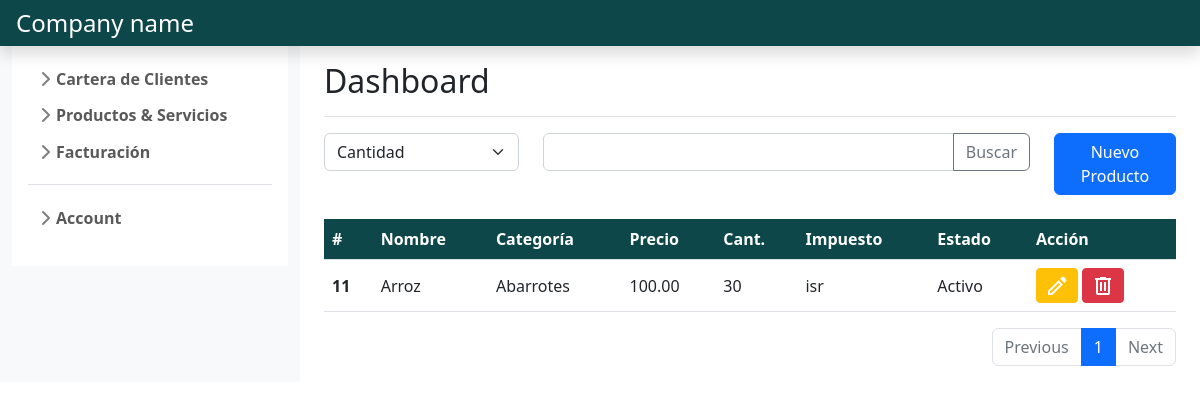
Page /product_and_services/gestion_productos/ (signed in) on the committed database.
### product_services_management/models.py (models this page shows, shortened)
class Producto(models.Model):
    codigo= models.OneToOneField(Item, on_delete=models.CASCADE)
    nombre= models.CharField(max_length=50)
    categoria= models.ForeignKey(Categoria, on_delete= models.CASCADE)
    precio= models.DecimalField(max_digits=12, decimal_places=2)
    cantidad= models.IntegerField()

class Item(models.Model):
    impuesto= models.ForeignKey(Impuesto, on_delete=models.CASCADE)
    estado= models.BooleanField(default=True)
    creado= models.DateTimeField(auto_now_add=True)
    actualizado= models.DateTimeField(auto_now=True)

class Categoria(models.Model):
    nombre= models.CharField(max_length=40)
    estado= models.BooleanField(default=True)
    creado= models.DateTimeField(auto_now_add=True)
    actualizado= models.DateTimeField(auto_now=True)

class Impuesto(models.Model):
    nombre= models.CharField(max_length=10)
    detalle= models.CharField(max_length=60)
    porcentaje= models.DecimalField(max_digits=3, decimal_places=0)
    estado= models.BooleanField(default=True)
    creado= models.DateTimeField(auto_now_add=True)
    actualizado= models.DateTimeField(auto_now=True)
    def __str__(self):
        return self.nombre

### product_services_management/views.py (the view)
# urls.py: path('gestion_productos/', views.gestion_productos, name='gestion productos'),
@login_required
def gestion_productos(request):
    if request.method == 'GET':
        producto= Paginator(Producto.objects.all().order_by('codigo'), 10)
        if request.GET.get('page'):
            page_number= request.GET.get('page')
            producto_page= producto.get_page(page_number)
            return render(request, 'gestion_productos.html',
                            {'productos': producto_page,
                             'form': FormProducto}
                        )
        else:
            producto_page= producto.get_page(1)
            return render(request, 'gestion_productos.html',
                            {'productos': producto_page,
                             'form': FormProducto}
                        )

### product_services_management/templates/gestion_productos.html (shortened to what this page needs)
{% extends "base.html" %}
{% load static %}
{% block content %}
    <div class="row">
        <div class="col-md-3">
            <select class="form-select" id="inputGroupSelect01">
                {% for field in form %}
                <option value="{{field.label}}" selected>{{field.label}}</option>
                {% endfor %}
            </select>
        </div>
        <div class="col-md-7">
            <div class="input-group mb-3 ">
                <input type="text" class="form-control" aria-label="Text input with dropdown button">
                <button class="btn btn-outline-secondary" type="button" id="button-addon1">Buscar</button>
            </div>
        </div>
        <div class="col-md-2">
            <a class="btn btn-primary" href="{% url 'crear producto' %}">Nuevo Producto</a>
        </div>
    </div>
    <br>
    <table class="table table-hover align-middle">
        <thead class="text-white" style="background-color: #0E4749;">
            <tr>
                <th scope="col">#</th>
                <th scope="col">Nombre</th>
                <th scope="col">Categoría</th>
                <th scope="col">Precio</th>
                <th scope="col">Cant.</th>
                <th scope="col">Impuesto</th>
                <th scope="col">Estado</th>
                <th scope="col">Acción</th>
            </tr>
        </thead>
        <tbody>
            {% for producto in productos %}
            <tr>
                <th scope="row">{{producto.codigo.id}}</th>
                <td>{{producto.nombre}}</td>
                <td>{{producto.categoria.nombre}}</td>
                <td>{{producto.precio}}</td>
                <td>{{producto.cantidad}}</td>
                <td>{{producto.codigo.impuesto}}</td>
                <td>{% if producto.codigo.estado %}Activo{% else %}Inactivo{% endif %}</td>
                <td>
                    <a class="btn btn-sm btn-warning" href="{% url 'modificar producto' producto.codigo.id %}" role="button">
                        <svg xmlns="http://www.w3.org/2000/svg" height="24" width="24" style="fill:#FFF"><path d="M5 19h1.4l8.625-8.625-1.4-1.4L5 17.6ZM19.3 8.925l-4.25-4.2 1.4-1.4q.575-.575 1.413-.575.837 0 1.412.575l1.4 1.4q.575.575.6 1.388.025.812-.55 1.387ZM17.85 10.4 7.25 21H3v-4.25l10.6-10.6Zm-3.525-.725-.7-.7 1.4 1.4Z"/></svg>
                    </a>
                    <button class="btn btn-sm btn-danger" data-bs-toggle="modal" data-bs-target="#exampleModalgestion" data-bs-whatever="{{producto.codigo.id}}:{{producto.nombre}}">
                        <svg xmlns="http://www.w3.org/2000/svg" height="24" width="24" style="fill:#FFF"><path d="M7 21q-.825 0-1.412-.587Q5 19.825 5 19V6H4V4h5V3h6v1h5v2h-1v13q0 .825-.587 1.413Q17.825 21 17 21ZM17 6H7v13h10ZM9 17h2V8H9Zm4 0h2V8h-2ZM7 6v13Z"/></svg>
                    </button>
                </td>
            </tr>
            {% endfor %}
        </tbody>
    </table>
    <nav aria-label="Page navigation example">
        <ul class="pagination justify-content-end">
            <li class="page-item {% if not productos.has_previous %} disabled {% endif %}">
                <a class="page-link" {% if productos.has_previous %} href="?page={{ productos.previous_page_number }}" {% endif %}>Previous</a>
            </li>
            {% for i in productos.paginator.page_range %}
              {% if i == productos.number %}
                  <li class="page-item active">
                      <a class="page-link" href="#">{{ i }}</a>
                  </li>
              {% else %}
                  <li class="page-item">
                      <a class="page-link" href="?page={{ i }}">{{ i }}</a>
                  </li>
              {% endif %}
          {% endfor %}
          <li class="page-item {% if not productos.has_next %} disabled {% endif %}" >
            <a class="page-link" {% if productos.has_next %} href="?page={{ productos.next_page_number }}" {% endif %}>Next</a>
          </li>
        </ul>
    </nav>
{% endblock %}

### main/static/style/css/sidebars.css (style rules this page uses)
body { min-height: 100vh; min-height: -webkit-fill-available; }
html { height: -webkit-fill-available; }

### rows in the picture
Producto: codigo.id "11", nombre "Arroz", categoria.nombre "Abarrotes", precio "100.00", cantidad "30", codigo.impuesto "isr", shows "Activo"

### other values in the picture
{{ i }} "1"
form field value "Cantidad"
